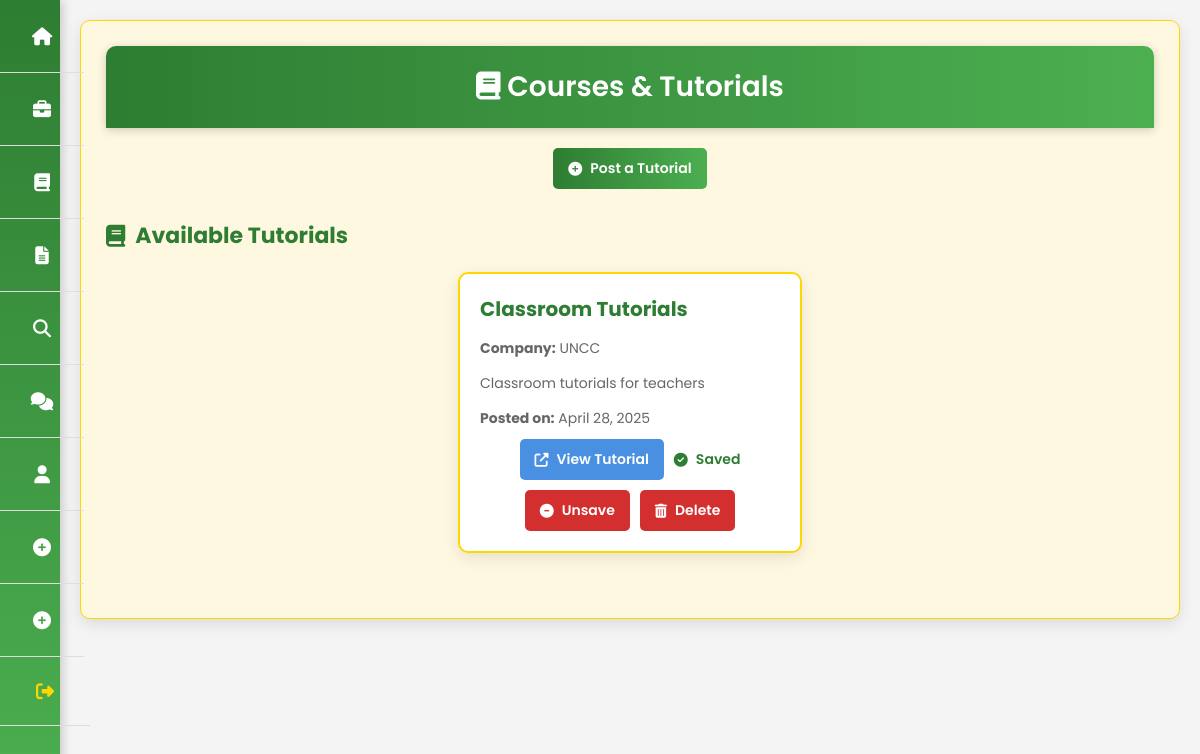
Screenshot of /tutorials/ (signed in) with the database file from the repository.
### courses/models.py (models this page shows, shortened)
class Tutorial(models.Model):
    title = models.CharField(max_length=200)
    company = models.CharField(max_length=100)
    description = models.TextField()
    link = models.URLField()
    posted_at = models.DateTimeField(auto_now_add=True)
    posted_by = models.ForeignKey(User, on_delete=models.CASCADE)

### courses/views.py (the view)
# urls.py: path('tutorials/', views.tutorial_list, name='tutorial_list'),
@login_required
def tutorial_list(request):
    tutorials = Tutorial.objects.all().order_by('-posted_at')
    saved_tutorials = SavedTutorial.objects.filter(user=request.user).values_list('tutorial_id', flat=True)
    context = {
        'tutorials': tutorials,
        'saved_tutorials': saved_tutorials,
    }
    return render(request, 'courses/tutorial_list.html', context)

### courses/templates/courses/tutorial_list.html (shortened to what this page needs)
{% extends 'courses/base.html' %}
{% block content %}
<div class="container">
    <div class="page-header">
        <h1><i class="fas fa-book"></i> Courses & Tutorials</h1>
    </div>
    {% if user.is_staff %}
        <div class="create-tutorial-section">
            <a href="{% url 'post_tutorial' %}" class="btn btn-create">
                <i class="fas fa-plus-circle"></i> Post a Tutorial
            </a>
        </div>
    {% endif %}
    <div class="tutorials-section">
        <h2><i class="fas fa-book"></i> Available Tutorials</h2>
        {% if tutorials %}
            <div class="tutorial-list">
                {% for tutorial in tutorials %}
                    <div class="tutorial-card">
                        <h3>{{ tutorial.title }}</h3>
                        <p><strong>Company:</strong> {{ tutorial.company }}</p>
                        <p>{{ tutorial.description }}</p>
                        <p><strong>Posted on:</strong> {{ tutorial.posted_at|date:"F d, Y" }}</p>
                        <div class="tutorial-actions">
                            <a href="{{ tutorial.link }}" target="_blank" class="btn btn-view">
                                <i class="fas fa-external-link-alt"></i> View Tutorial
                            </a>
                            {% if tutorial.id in saved_tutorials %}
                                <span class="saved-label"><i class="fas fa-check-circle"></i> Saved</span>
                                <a href="{% url 'unsave_tutorial' tutorial.id %}" class="btn btn-unsave">
                                    <i class="fas fa-minus-circle"></i> Unsave
                                </a>
                            {% else %}
                                <a href="{% url 'save_tutorial' tutorial.id %}" class="btn btn-save">
                                    <i class="fas fa-save"></i> Save
                                </a>
                            {% endif %}
                            {% if user == tutorial.posted_by %}
                                <a href="{% url 'delete_tutorial' tutorial.id %}" class="btn btn-delete">
                                    <i class="fas fa-trash-alt"></i> Delete
                                </a>
                            {% endif %}
                        </div>
                    </div>
                {% endfor %}
            </div>
        {% else %}
            <p>No tutorials available at the moment.</p>
        {% endif %}
    </div>
</div>
{% endblock %}

### static/style.css (style rules this page uses)
body { font-family: 'Poppins', Arial, sans-serif; margin: 0; padding: 0; background-color: #f4f4f4; color: #333; display: flex; }
.container { max-width: 100%; background: #FFF8E1; padding: 25px; border-radius: 10px; box-shadow: 0 5px 15px rgba(0,0,0,0.1); border: 1px solid #FFD700; }
h1 { color: #2E7D32; text-align: center; font-weight: 600; margin-bottom: 20px; }
a { color: #4A90E2; text-decoration: none; font-weight: 400; transition: color 0.3s ease; }
.page-header { background: linear-gradient(to right, #2E7D32, #4CAF50); color: white; padding: 20px; text-align: center; border-radius: 10px 10px 0 0; margin-bottom: 20px; box-shadow: 0 2px 10px rgba(0,0,0,0.2); }
.page-header h1 { margin: 0; color: white; font-size: 28px; }
.btn { display: inline-flex; align-items: center; gap: 8px; padding: 10px 15px; border-radius: 5px; font-size: 14px; font-weight: 600; text-decoration: none; transition: background-color 0.3s ease, transform 0.1s ease; }
.btn-create, .btn-submit, .btn-apply { background: linear-gradient(to right, #2E7D32, #4CAF50); color: white; }
.btn-view, .btn-save { background-color: #4A90E2; color: white; }
.btn-delete { background-color: #D32F2F; color: white; }
.btn-unsave { background-color: #D32F2F; color: white; }
.saved-label { color: #2E7D32; font-weight: 600; font-size: 14px; display: inline-flex; align-items: center; gap: 8px; }
.create-tutorial-section { text-align: center; margin-bottom: 30px; }
.tutorials-section { margin-bottom: 40px; }
.tutorials-section h2 { color: #2E7D32; font-size: 22px; margin-bottom: 20px; display: flex; align-items: center; gap: 10px; }
.tutorial-list { display: flex; flex-wrap: wrap; gap: 20px; justify-content: center; }
.tutorial-card { background: #fff; border: 2px solid #FFD700; border-radius: 10px; width: 300px; padding: 20px; box-shadow: 0 5px 15px rgba(0,0,0,0.1); transition: transform 0.3s ease, border-color 0.3s ease; }
.tutorial-card h3 { margin: 0 0 10px; font-size: 20px; color: #2E7D32; }
.tutorial-card p { color: #666; font-size: 14px; margin-bottom: 10px; line-height: 1.5; }
.tutorial-actions { display: flex; gap: 10px; justify-content: center; flex-wrap: wrap; }

### rows the page displays
Tutorial: title "Classroom Tutorials", company "UNCC", description "Classroom tutorials for teachers", posted_at "April 28, 2025", shows "Saved", shows "Delete"
